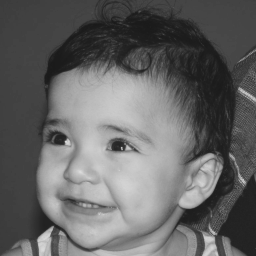
//> input picture biel.png, 256 x 256 px, given in place of the camera
$ ./dft   (built with g++ and OpenCV 4)
//> lines starting //> are read from the running program, lines starting //| are printed output that depends on the picture; after the words box and inside, x2 and y2 are one past the last pixel; in counts of white or black regions, pixels touching at a corner belong together
#include <iostream>
#include <opencv2/opencv.hpp>
#include <opencv2/imgproc/imgproc.hpp>

#define RADIUS 20

using namespace cv;
using namespace std;

// troca os quadrantes da imagem da DFT
void deslocaDFT(Mat& image ){
  Mat tmp, A, B, C, D;

  // se a imagem tiver tamanho impar, recorta a regiao para
  // evitar cópias de tamanho desigual
  image = image(Rect(0, 0, image.cols & -2, image.rows & -2));
  int cx = image.cols/2;
  int cy = image.rows/2;

  // reorganiza os quadrantes da transformada
  // A B   ->  D C
  // C D       B A
  A = image(Rect(0, 0, cx, cy));
  B = image(Rect(cx, 0, cx, cy));
  C = image(Rect(0, cy, cx, cy));
  D = image(Rect(cx, cy, cx, cy));

  // A <-> D
  A.copyTo(tmp);  D.copyTo(A);  tmp.copyTo(D);

  // C <-> B
  C.copyTo(tmp);  B.copyTo(C);  tmp.copyTo(B);
}

int main(int , char**){
  VideoCapture cap;
  Mat imaginaryInput, complexImage, multsp;
  Mat padded, filter, mag;
  Mat image, imagegray, tmp;
  Mat_<float> realInput, zeros;
  vector<Mat> planos;

  // habilita/desabilita ruido
  int noise=0;
  // frequencia do ruido
  int freq=10;
  // ganho inicial do ruido
  float gain=1;

  // valor do ruido
  float mean;

  // guarda tecla capturada
  char key;

  // valores ideais dos tamanhos da imagem
  // para calculo da DFT
  int dft_M, dft_N;

  // abre a câmera default
  cap.open(0);
  if(!cap.isOpened())
    return -1;

  // captura uma imagem para recuperar as
  // informacoes de gravação
  cap >> image;
//> image is the input picture: 256 rows x 256 cols, CV_8UC3; min 26, max 219, mean 100.9

  // identifica os tamanhos otimos para
  // calculo do FFT
  dft_M = getOptimalDFTSize(image.rows);
//> dft_M = 256
  dft_N = getOptimalDFTSize(image.cols);
//> dft_N = 256

  // realiza o padding da imagem
  copyMakeBorder(image, padded, 0,
                 dft_M - image.rows, 0,
                 dft_N - image.cols,
                 BORDER_CONSTANT, Scalar::all(0));

  // parte imaginaria da matriz complexa (preenchida com zeros)
  zeros = Mat_<float>::zeros(padded.size());

  // prepara a matriz complexa para ser preenchida
  complexImage = Mat(padded.size(), CV_32FC2, Scalar(0));

  // a função de transferência (filtro frequencial) deve ter o
  // mesmo tamanho e tipo da matriz complexa
  filter = complexImage.clone();

  // cria uma matriz temporária para criar as componentes real
  // e imaginaria do filtro ideal
  tmp = Mat(dft_M, dft_N, CV_32F);

  // prepara o filtro passa-baixas ideal
  for(int i=0; i<dft_M; i++){
    for(int j=0; j<dft_N; j++){
      if((i-dft_M/2)*(i-dft_M/2)+(j-dft_N/2)*(j-dft_N/2) < RADIUS*RADIUS){
        tmp.at<float> (i,j) = 1.0;
      }
    }
  }
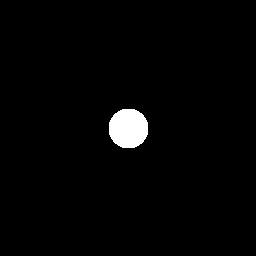
//> tmp: 256 rows x 256 cols, CV_32FC1; values 0 (black) and 1 (white), 1.9% white; 1 white region, box (x1, y1, x2, y2) and area: (109, 109, 148, 148) 1245

  // cria a matriz com as componentes do filtro e junta
  // ambas em uma matriz multicanal complexa
  Mat comps[]= {tmp, tmp};
  merge(comps, 2, filter);

  for(;;){
    cap >> image;
    cvtColor(image, imagegray, CV_BGR2GRAY);
    imshow("original", imagegray);

    // realiza o padding da imagem
    copyMakeBorder(imagegray, padded, 0,
                   dft_M - image.rows, 0,
                   dft_N - image.cols,
                   BORDER_CONSTANT, Scalar::all(0));

    // limpa o array de matrizes que vao compor a
    // imagem complexa
    planos.clear();
    // cria a compoente real
    realInput = Mat_<float>(padded);
    // insere as duas componentes no array de matrizes
    planos.push_back(realInput);
    planos.push_back(zeros);
//> planos[1]: 256 rows x 256 cols, CV_32FC1; every value is 0

    // combina o array de matrizes em uma unica
    // componente complexa
    merge(planos, complexImage);

    // calcula o dft
    dft(complexImage, complexImage);

    // realiza a troca de quadrantes
    deslocaDFT(complexImage);

    // aplica o filtro frequencial
    mulSpectrums(complexImage,filter,complexImage,0);

    // limpa o array de planos
    planos.clear();
    // separa as partes real e imaginaria para modifica-las
    split(complexImage, planos);

    // usa o valor medio do espectro para dosar o ruido
    mean = abs(planos[0].at<float> (dft_M/2,dft_N/2));
//> mean = 6612984

    // insere ruido coerente, se habilitado
    if(noise){
      // F(u,v) recebe ganho proporcional a F(0,0)
      planos[0].at<float>(dft_M/2 +freq, dft_N/2 +freq) +=
        gain*mean;

      planos[1].at<float>(dft_M/2 +freq, dft_N/2 +freq) +=
        gain*mean;

      // F*(-u,-v) = F(u,v)
      planos[0].at<float>(dft_M/2 -freq, dft_N/2 -freq) =
        planos[0].at<float>(dft_M/2 +freq, dft_N/2 +freq);

      planos[1].at<float>(dft_M/2 -freq, dft_N/2 -freq) =
        -planos[1].at<float>(dft_M/2 +freq, dft_N/2 +freq);

    }

    // recompoe os planos em uma unica matriz complexa
    merge(planos, complexImage);

    // troca novamente os quadrantes
    deslocaDFT(complexImage);

    // calcula a DFT inversa
    idft(complexImage, complexImage);

    // limpa o array de planos
    planos.clear();

    // separa as partes real e imaginaria da
    // imagem filtrada
    split(complexImage, planos);
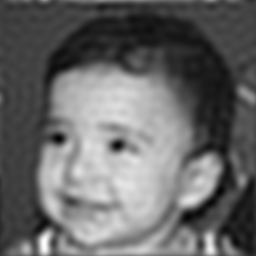
//> planos[0]: 256 rows x 256 cols, CV_32FC1; min 544559.8, max 15442442, mean 6612984; drawn with min black and max white

    // normaliza a parte real para exibicao
    normalize(planos[0], planos[0], 0, 1, CV_MINMAX);
    imshow("filtrada", planos[0]);

    key = (char) waitKey(10);
//> the 'q' key is pressed
    if( key == 27 ) break; // esc pressed!
    switch(key){
      // aumenta a frequencia do ruido
    case 'q':
      freq=freq+1;
      if(freq > dft_M/2-1)
        freq = dft_M/2-1;
      break;
      // diminui a frequencia do ruido
    case 'a':
      freq=freq-1;
      if(freq < 1)
        freq = 1;
      break;
      // amplifica o ruido
    case 'x':
      gain += 0.1;
      break;
      // atenua o ruido
    case 'z':
      gain -= 0.1;
      if(gain < 0)
        gain=0;
      break;
      // insere/remove ruido
    case 'e':
      noise=!noise;
      break;
    }
  }
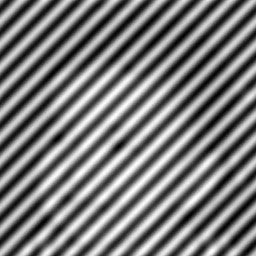
//> planos[0]: 256 rows x 256 cols, CV_32FC1; min 0, max 1, mean 0.488
  return 0;
}
